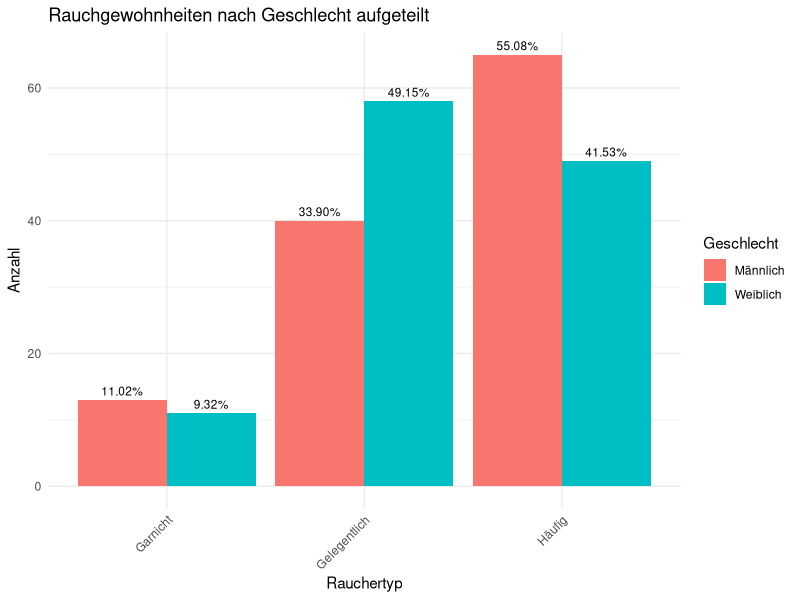

Write R code to recreate this figure.
install.packages("dplyr")

library("MASS")
library(ggplot2)
library(tidyr)
library(dplyr)
data <- data.frame(survey)

# Dataframe erstellen, die die Häufigkeit jedes Rauchverhaltens für Männer und Frauen zählt
exercise_counts <- as.data.frame.matrix(table(data$Sex, data$Exer))

# Hinzufügen einer Spalte für das Geschlecht & Löschen der Zeilennamen
exercise_counts$sex <- rownames(exercise_counts)
rownames(exercise_counts) <- NULL

# Umstrukturierung der Daten für ggplot2 in long
exercise_counts_long <- pivot_longer(exercise_counts, cols = c("None", "Some", "Freq",) , names_to = "exercise_type", values_to = "count")

# Nach leveln sortieren
exercise_counts_long$exercise_type <- factor(exercise_counts_long$exercise_type, levels = c("None", "Some", "Freq"))
levels(exercise_counts_long$exercise_type) <- c("Garnicht", "Gelegentlich", "Häufig")
exercise_counts_long$sex <- ifelse(exercise_counts_long$sex == "Male", "Männlich", "Weiblich")

# Prozente für Rauchverhalten pro Geschlecht 
percentages <- exercise_counts_long %>% group_by(sex) %>%
  mutate(percentage = count / sum(count) * 100)

# Erstellen des Balkendiagramms
ggplot(percentages, aes(x = exercise_type, y = count, fill = sex)) +
  geom_bar(stat = "identity", position = "dodge") +
  geom_text(aes(label = sprintf("%.2f%%", percentage), y = count), 
            position = position_dodge(width = 0.9), vjust = -0.5, size = 3) +
  theme_minimal() +
  ggtitle("Rauchgewohnheiten nach Geschlecht aufgeteilt") +
  labs(x = "Rauchertyp", y = "Anzahl", fill = "Geschlecht") +
  theme(axis.text.x = element_text(angle = 45, hjust = 1))
